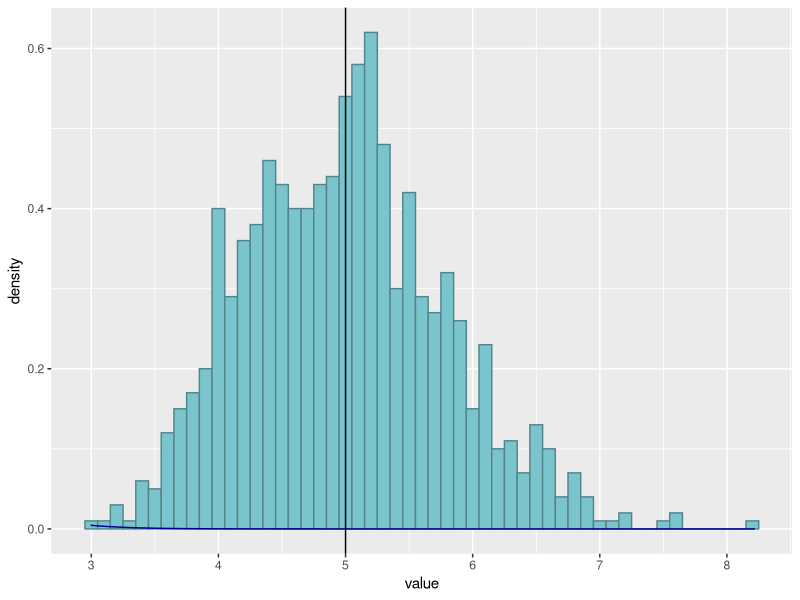

Generate this figure with R: (Note: this script raises an error after producing the figure.)
## ---- chunk 1
lambda = 0.2
n = 40
set.seed(0)
sample_means = NULL
for (i in 1:1000) {
  sample_means = c(sample_means, mean(rexp(n, lambda)))
}
## ---- chunk 2
mu_hat = mean(sample_means)
mu_hat

mu_true = 1 / lambda
mu_true
## ---- chunk 3
sigma2_hat = var(sample_means)
sigma2_hat

sd = 1 / lambda
sigma2_true = sd ^ 2 / n
sigma2_true
## ---- chunk 4
library(ggplot2)
## ---- chunk 5
ggplot(data=data.frame(value=sample_means), aes(x=value)) + 
  geom_histogram(aes(y = ..density..), fill=I("cadetblue3"), binwidth=0.1, color=I("cadetblue4")) + 
  stat_function(fun=dnorm, arg=list(mean=mu_true, sd=sqrt(sigma2_true)), color=I("darkblue")) +
  geom_vline(xintercept=mu_true, color=I("black"))
## ---- chunk 6
qplot(sample=sample_means, stat="qq")
